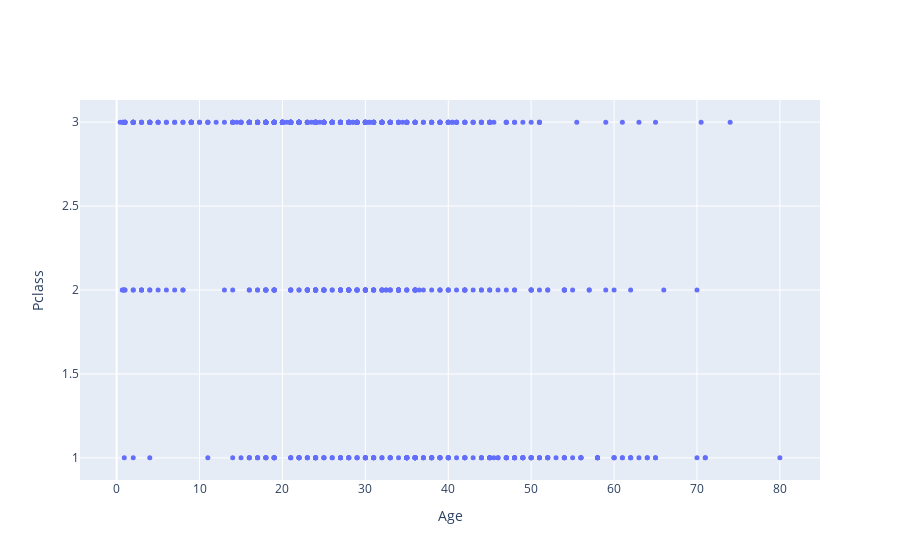

Notebook cell for this chart:
### Code cell
Column1 = 'Age'
Column2 = 'Pclass'
x = df[Column1]
y = df[Column2]
plotly_Scatter(x,y,Column1,Column2,'markers')

### Figure 1 — Plotly figure (JSON) as saved in the notebook; plotly's stock layout.template omitted (floating-point values rounded to 4 significant figures; data arrays with more than 128 entries replaced by an {"elided": "..."} marker saying what was removed)
{"data": [{"marker": {"size": 5}, "mode": "markers", "type": "scatter", "x": {"elided": "891 float values"}, "y": {"elided": "891 int values"}}], "layout": {"xaxis": {"title": {"text": "Age"}}, "yaxis": {"title": {"text": "Pclass"}}}}
